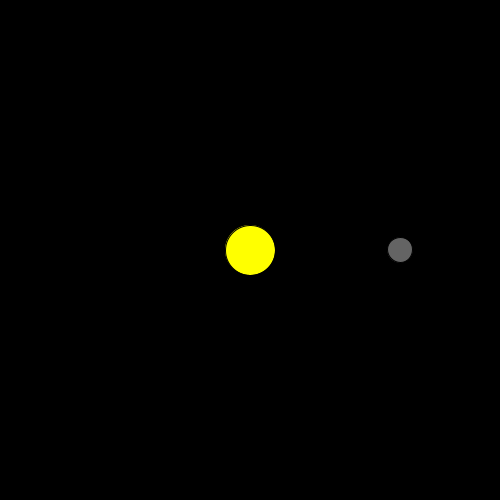
Frame 1 (no input)
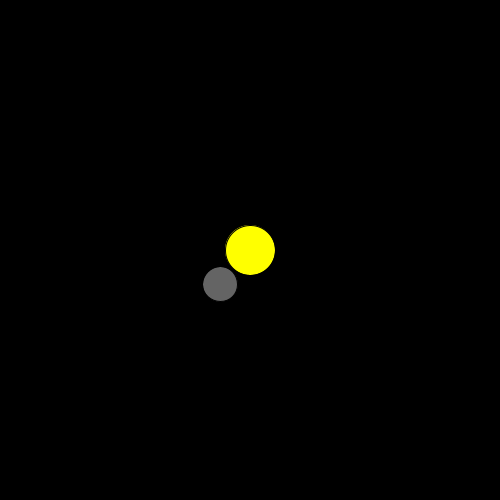
Frame 60 (the mouse pressed at the canvas centre just before this capture)
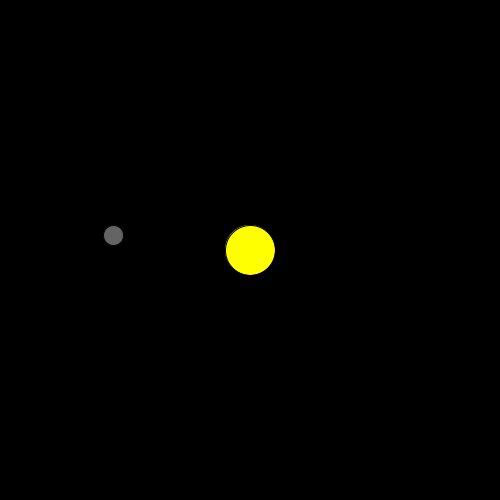
Frame 120 (the mouse held since frame 60 and released just before this capture)

The Processing sketch that drew these frames (run headless with seeded random() and noise(); from frame 60 on, the mouse is pressed at the canvas centre):

// Processing sketch: ChukwuochaChukwunazaLab4Silver
// ── ChukwuochaChukwunazaLab4Silver.pde
/*Chukwunaza Chukwuocha
Comp 1010 - A02 Lab4 Silver
Draws a planet revolving around the sun*/

//declaring the costants
final int SUN_SIZE = 50;

final int ORBIT_X_RADIUS = 150;
final int ORBIT_Y_RADIUS = 35;

//declaring the variables
float planetX;//x co-ordinate of planet
float planetY;//y co-ordinate of planet
float planetSize = SUN_SIZE/2;

//variables for changing the size of the planet as it moves
float changeDiamX;
float changeDiamY;

float angle = 0;

void setup()
{
  size(500, 500);
}

void drawSun()
{
  fill(255, 255, 0);
  ellipse(width/2, height/2, SUN_SIZE, SUN_SIZE);
}

void movePlanet()
{
  //This moves the planet around the sun
  planetX = ORBIT_X_RADIUS * cos(angle);
  planetY = ORBIT_Y_RADIUS * sin(angle);

  angle += 0.03;
}

void changePlanetDiam()
//This changes the size of the planet
{
  changeDiamX = 10 * sin(angle);
  changeDiamY = 10 * sin(angle);
}

void drawPlanet()
{
  fill(100);
  ellipse(width/2 + planetX, height/2 + planetY, planetSize+changeDiamX, planetSize+changeDiamY);
}

void draw()
{
  background(0);
  drawSun();
  movePlanet();
  changePlanetDiam();
  drawPlanet();
}
